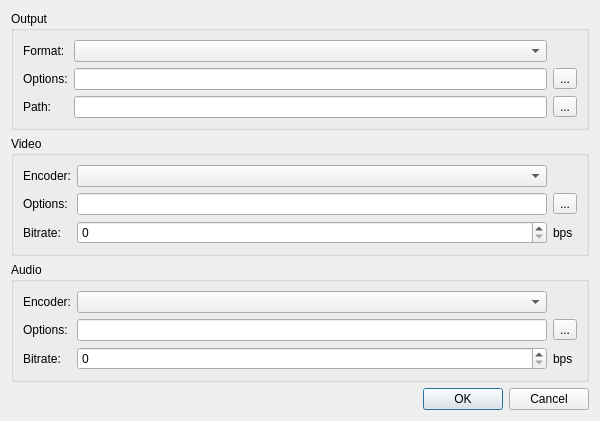
<?xml version="1.0" encoding="UTF-8"?>
<ui version="4.0">
 <class>DumpingDialog</class>
 <widget class="QDialog" name="DumpingDialog">
  <property name="geometry">
   <rect>
    <x>0</x>
    <y>0</y>
    <width>600</width>
    <height>420</height>
   </rect>
  </property>
  <property name="windowTitle">
   <string>Dump Video</string>
  </property>
  <layout class="QVBoxLayout">
   <item>
    <widget class="QGroupBox">
     <property name="title">
      <string>Output</string>
     </property>
     <layout class="QGridLayout">
      <item row="0" column="0">
       <widget class="QLabel">
        <property name="text">
         <string>Format:</string>
        </property>
       </widget>
      </item>
      <item row="0" column="1">
       <widget class="QComboBox" name="formatComboBox"/>
      </item>
      <item row="1" column="0">
       <widget class="QLabel">
        <property name="text">
         <string>Options:</string>
        </property>
       </widget>
      </item>
      <item row="1" column="1">
       <widget class="QLineEdit" name="formatOptionsLineEdit"/>
      </item>
      <item row="1" column="2">
       <widget class="QToolButton" name="formatOptionsButton">
        <property name="text">
         <string notr="true">...</string>
        </property>
       </widget>
      </item>
      <item row="2" column="0">
       <widget class="QLabel">
        <property name="text">
         <string>Path:</string>
        </property>
       </widget>
      </item>
      <item row="2" column="1">
       <widget class="QLineEdit" name="pathLineEdit"/>
      </item>
      <item row="2" column="2">
       <widget class="QToolButton" name="pathExplore">
        <property name="text">
         <string notr="true">...</string>
        </property>
       </widget>
      </item>
     </layout>
    </widget>
   </item>
   <item>
    <widget class="QGroupBox">
     <property name="title">
      <string>Video</string>
     </property>
     <layout class="QGridLayout">
      <item row="0" column="0">
       <widget class="QLabel">
        <property name="text">
         <string>Encoder:</string>
        </property>
       </widget>
      </item>
      <item row="0" column="1">
       <widget class="QComboBox" name="videoEncoderComboBox">
        <property name="sizePolicy">
         <sizepolicy hsizetype="MinimumExpanding" vsizetype="Fixed">
          <horstretch>0</horstretch>
          <verstretch>0</verstretch>
         </sizepolicy>
        </property>
       </widget>
      </item>
      <item row="1" column="0">
       <widget class="QLabel">
        <property name="text">
         <string>Options:</string>
        </property>
       </widget>
      </item>
      <item row="1" column="1">
       <widget class="QLineEdit" name="videoEncoderOptionsLineEdit"/>
      </item>
      <item row="1" column="2">
       <widget class="QToolButton" name="videoEncoderOptionsButton">
        <property name="text">
         <string notr="true">...</string>
        </property>
       </widget>
      </item>
      <item row="2" column="0">
       <widget class="QLabel">
        <property name="text">
         <string>Bitrate:</string>
        </property>
       </widget>
      </item>
      <item row="2" column="1">
       <widget class="QSpinBox" name="videoBitrateSpinBox">
        <property name="maximum">
         <number>10000000</number>
        </property>
        <property name="singleStep">
         <number>1000</number>
        </property>
       </widget>
      </item>
      <item row="2" column="2">
       <widget class="QLabel">
        <property name="text">
         <string notr="true">bps</string>
        </property>
       </widget>
      </item>
     </layout>
    </widget>
   </item>
   <item>
    <widget class="QGroupBox">
     <property name="title">
      <string>Audio</string>
     </property>
     <layout class="QGridLayout">
      <item row="0" column="0">
       <widget class="QLabel">
        <property name="text">
         <string>Encoder:</string>
        </property>
       </widget>
      </item>
      <item row="0" column="1">
       <widget class="QComboBox" name="audioEncoderComboBox">
        <property name="sizePolicy">
         <sizepolicy hsizetype="MinimumExpanding" vsizetype="Fixed">
          <horstretch>0</horstretch>
          <verstretch>0</verstretch>
         </sizepolicy>
        </property>
       </widget>
      </item>
      <item row="1" column="0">
       <widget class="QLabel">
        <property name="text">
         <string>Options:</string>
        </property>
       </widget>
      </item>
      <item row="1" column="1">
       <widget class="QLineEdit" name="audioEncoderOptionsLineEdit"/>
      </item>
      <item row="1" column="2">
       <widget class="QToolButton" name="audioEncoderOptionsButton">
        <property name="text">
         <string notr="true">...</string>
        </property>
       </widget>
      </item>
      <item row="2" column="0">
       <widget class="QLabel">
        <property name="text">
         <string>Bitrate:</string>
        </property>
       </widget>
      </item>
      <item row="2" column="1">
       <widget class="QSpinBox" name="audioBitrateSpinBox">
        <property name="maximum">
         <number>1000000</number>
        </property>
        <property name="singleStep">
         <number>100</number>
        </property>
       </widget>
      </item>
      <item row="2" column="2">
       <widget class="QLabel">
        <property name="text">
         <string notr="true">bps</string>
        </property>
       </widget>
      </item>
     </layout>
    </widget>
   </item>
   <item>
    <widget class="QDialogButtonBox" name="buttonBox">
     <property name="standardButtons">
      <set>QDialogButtonBox::Cancel|QDialogButtonBox::Ok</set>
     </property>
    </widget>
   </item>
  </layout>
 </widget>
</ui>
